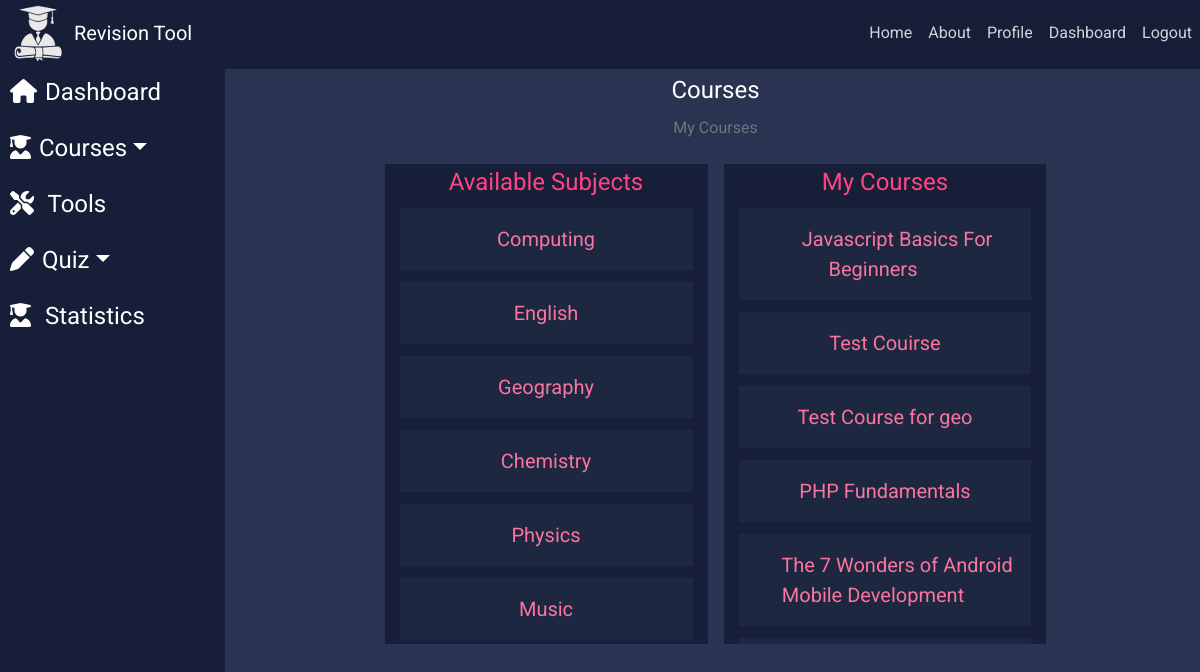
The page /course-landing/ (signed in) on the database its author committed.
### courses/models.py (models this page shows, shortened)
class Course(models.Model):
    SUBJECT_CHOICE = (
                      ("Computing", "Computing"),
                      ("English", "English"),
                      ("Geography", "Geography"),
                      ("Chemistry", "Chemistry"),
                      ("Physics", "Physics"),
                      ("Music", "Music"),
                      ("Art", "Art"),
                      ("History", "History"),
                    )
    name = models.CharField(max_length = 45)
    user = models.ForeignKey(settings.AUTH_USER_MODEL, on_delete = models.CASCADE)
    description = models.CharField(max_length=250)
    subject = models.CharField(max_length=15, choices=SUBJECT_CHOICE,default="Computing")
    published = models.BooleanField(default=False)
    slug = models.SlugField(default=name)
    def __str__(self):
        return self.name
    class Meta:
        verbose_name_plural = "Course"

### courses/views.py (the view)
# urls.py: path('course-landing/', views.course_view, name='course-landing'),
@login_required
def course_view(request):
    re = Course.SUBJECT_CHOICE
    user_name = request.user
    my_courses = Course.objects.filter(user=user_name)
    args ={
        "subjects": re,
        "my_published": my_courses
    }
    return render(request, 'courses/course_home.html', args)

### courses/templates/courses/course_home.html
{% extends "dashboard/base.html" %}
{% block content %}
<div class="row justify-content-center">
  <div class="col-8 mt-2 text-center">
      <legend class="text-center">Courses</legend>
      <p class="text-center text-muted">My Courses</p>
  </div>
</div>
<div class="row justify-content-center">
  <div class="col-sm-4 course-sect m-2">
    <legend class="text-center">Available Subjects</legend>
    {% for subjects in subjects %}
    <div id="subject-hover" class="subject-item text-center p-3"><a href="{% url 'view-courses' subject=subjects.0 %}">{{subjects.0}}</a></div>
    {% endfor %}
  </div>
  <div class="col-sm-4 course-sect m-2">
    <legend class="text-center">My Courses</legend>
    {% for courses in my_published %}
    <div id="subject-hover" class="subject-item text-center p-3"><a class="p-4"href="{% url 'view-this-course' course_pk=courses.id %}">{{courses}}</a></div>
    {% endfor %}
  </div>
</div>
{% endblock content %}

### blog/static/blog/main.css (style rules this page uses)
body { background-color: #2A3452; color: #333333; margin-top: 4rem; font-family: 'Roboto', sans-serif; color: #fff; }
.subject-item { background-color: #1E2740 !important; color: #F975A0 !important; margin-bottom: 12px; }
.subject-item a { color: #F975A0 !important; font-size: 20px; }
.course-sect { height: 60vh !important; color: #FF4481; background-color: #171F38 !important; overflow-y: hidden; }

### rows shown on the page
Course: name "Javascript Basics For Beginners"
Course: name "Test Couirse"
Course: name "Test Course for geo"
Course: name "PHP Fundamentals"
Course: name "The 7 Wonders of Android Mobile Development"

### other values the page prints
{{ subjects.0 }} "Computing" "English" "Geography" "Chemistry" "Physics" "Music"
